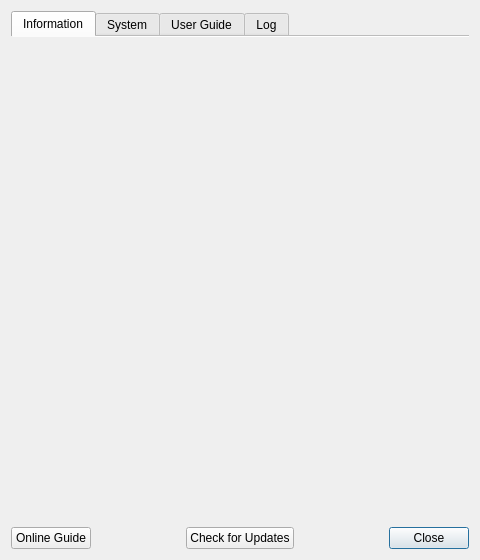
<?xml version="1.0" encoding="UTF-8"?>
<ui version="4.0">
 <class>About</class>
 <widget class="QDialog" name="About">
  <property name="windowModality">
   <enum>Qt::ApplicationModal</enum>
  </property>
  <property name="geometry">
   <rect>
    <x>0</x>
    <y>0</y>
    <width>480</width>
    <height>560</height>
   </rect>
  </property>
  <property name="locale">
   <locale language="English" country="UnitedStates"/>
  </property>
  <property name="modal">
   <bool>false</bool>
  </property>
  <layout class="QVBoxLayout" name="verticalLayout">
   <item>
    <widget class="QTabWidget" name="about_tabs">
     <property name="tabShape">
      <enum>QTabWidget::Rounded</enum>
     </property>
     <property name="currentIndex">
      <number>0</number>
     </property>
     <property name="documentMode">
      <bool>true</bool>
     </property>
     <widget class="QWidget" name="info_tab">
      <attribute name="title">
       <string>Information</string>
      </attribute>
      <layout class="QVBoxLayout" name="verticalLayout_2">
       <property name="margin">
        <number>0</number>
       </property>
       <item>
        <widget class="QScrollArea" name="scrollArea_2">
         <property name="styleSheet">
          <string notr="true">QScrollArea {background-color:transparent;}</string>
         </property>
         <property name="widgetResizable">
          <bool>true</bool>
         </property>
         <widget class="QWidget" name="scrollAreaWidgetContents_2">
          <property name="geometry">
           <rect>
            <x>0</x>
            <y>0</y>
            <width>460</width>
            <height>490</height>
           </rect>
          </property>
          <property name="styleSheet">
           <string notr="true">background-color:transparent;</string>
          </property>
          <layout class="QVBoxLayout" name="verticalLayout_6">
           <property name="leftMargin">
            <number>6</number>
           </property>
           <property name="topMargin">
            <number>0</number>
           </property>
           <property name="rightMargin">
            <number>6</number>
           </property>
           <property name="bottomMargin">
            <number>0</number>
           </property>
           <item>
            <widget class="QLabel" name="text_lbl">
             <property name="text">
              <string/>
             </property>
             <property name="alignment">
              <set>Qt::AlignLeading|Qt::AlignLeft|Qt::AlignTop</set>
             </property>
             <property name="wordWrap">
              <bool>true</bool>
             </property>
             <property name="openExternalLinks">
              <bool>true</bool>
             </property>
            </widget>
           </item>
          </layout>
         </widget>
        </widget>
       </item>
      </layout>
     </widget>
     <widget class="QWidget" name="system_tab">
      <attribute name="title">
       <string>System</string>
      </attribute>
      <layout class="QVBoxLayout" name="verticalLayout_4">
       <property name="margin">
        <number>0</number>
       </property>
       <item>
        <widget class="QTextEdit" name="system_txt">
         <property name="textInteractionFlags">
          <set>Qt::TextSelectableByMouse</set>
         </property>
        </widget>
       </item>
      </layout>
     </widget>
     <widget class="QWidget" name="usage_tab">
      <attribute name="title">
       <string>User Guide</string>
      </attribute>
      <layout class="QVBoxLayout" name="verticalLayout_3">
       <property name="margin">
        <number>0</number>
       </property>
       <item>
        <widget class="QTextBrowser" name="usage_txt">
         <property name="frameShape">
          <enum>QFrame::WinPanel</enum>
         </property>
         <property name="textInteractionFlags">
          <set>Qt::TextBrowserInteraction</set>
         </property>
         <property name="openLinks">
          <bool>false</bool>
         </property>
        </widget>
       </item>
      </layout>
     </widget>
     <widget class="QWidget" name="log_tab">
      <attribute name="title">
       <string>Log</string>
      </attribute>
      <layout class="QVBoxLayout" name="verticalLayout_8">
       <property name="margin">
        <number>0</number>
       </property>
       <item>
        <widget class="QPlainTextEdit" name="log_txt">
         <property name="frameShape">
          <enum>QFrame::WinPanel</enum>
         </property>
         <property name="undoRedoEnabled">
          <bool>false</bool>
         </property>
         <property name="readOnly">
          <bool>true</bool>
         </property>
         <property name="plainText">
          <string notr="true"/>
         </property>
        </widget>
       </item>
      </layout>
     </widget>
    </widget>
   </item>
   <item>
    <widget class="QFrame" name="btn_box">
     <property name="sizePolicy">
      <sizepolicy hsizetype="Preferred" vsizetype="Fixed">
       <horstretch>0</horstretch>
       <verstretch>0</verstretch>
      </sizepolicy>
     </property>
     <layout class="QHBoxLayout" name="horizontalLayout">
      <property name="margin">
       <number>0</number>
      </property>
      <item>
       <widget class="QPushButton" name="usage_btn">
        <property name="toolTip">
         <string>View the User Guide online</string>
        </property>
        <property name="text">
         <string>Online Guide</string>
        </property>
        <property name="autoDefault">
         <bool>false</bool>
        </property>
       </widget>
      </item>
      <item>
       <spacer name="horizontalSpacer_3">
        <property name="orientation">
         <enum>Qt::Horizontal</enum>
        </property>
        <property name="sizeHint" stdset="0">
         <size>
          <width>40</width>
          <height>20</height>
         </size>
        </property>
       </spacer>
      </item>
      <item>
       <widget class="QPushButton" name="updates_btn">
        <property name="toolTip">
         <string>Check online for an updated version</string>
        </property>
        <property name="text">
         <string>Check for Updates</string>
        </property>
        <property name="autoDefault">
         <bool>false</bool>
        </property>
       </widget>
      </item>
      <item>
       <spacer name="horizontalSpacer">
        <property name="orientation">
         <enum>Qt::Horizontal</enum>
        </property>
        <property name="sizeHint" stdset="0">
         <size>
          <width>40</width>
          <height>20</height>
         </size>
        </property>
       </spacer>
      </item>
      <item>
       <widget class="QPushButton" name="close_btn">
        <property name="text">
         <string>Close</string>
        </property>
       </widget>
      </item>
     </layout>
    </widget>
   </item>
  </layout>
 </widget>
 <resources>
 <include location="images.qrc"/>
 </resources>
 <connections>
  <connection>
   <sender>close_btn</sender>
   <signal>clicked()</signal>
   <receiver>About</receiver>
   <slot>close()</slot>
   <hints>
    <hint type="sourcelabel">
     <x>169</x>
     <y>116</y>
    </hint>
    <hint type="destinationlabel">
     <x>168</x>
     <y>75</y>
    </hint>
   </hints>
  </connection>
 </connections>
</ui>
